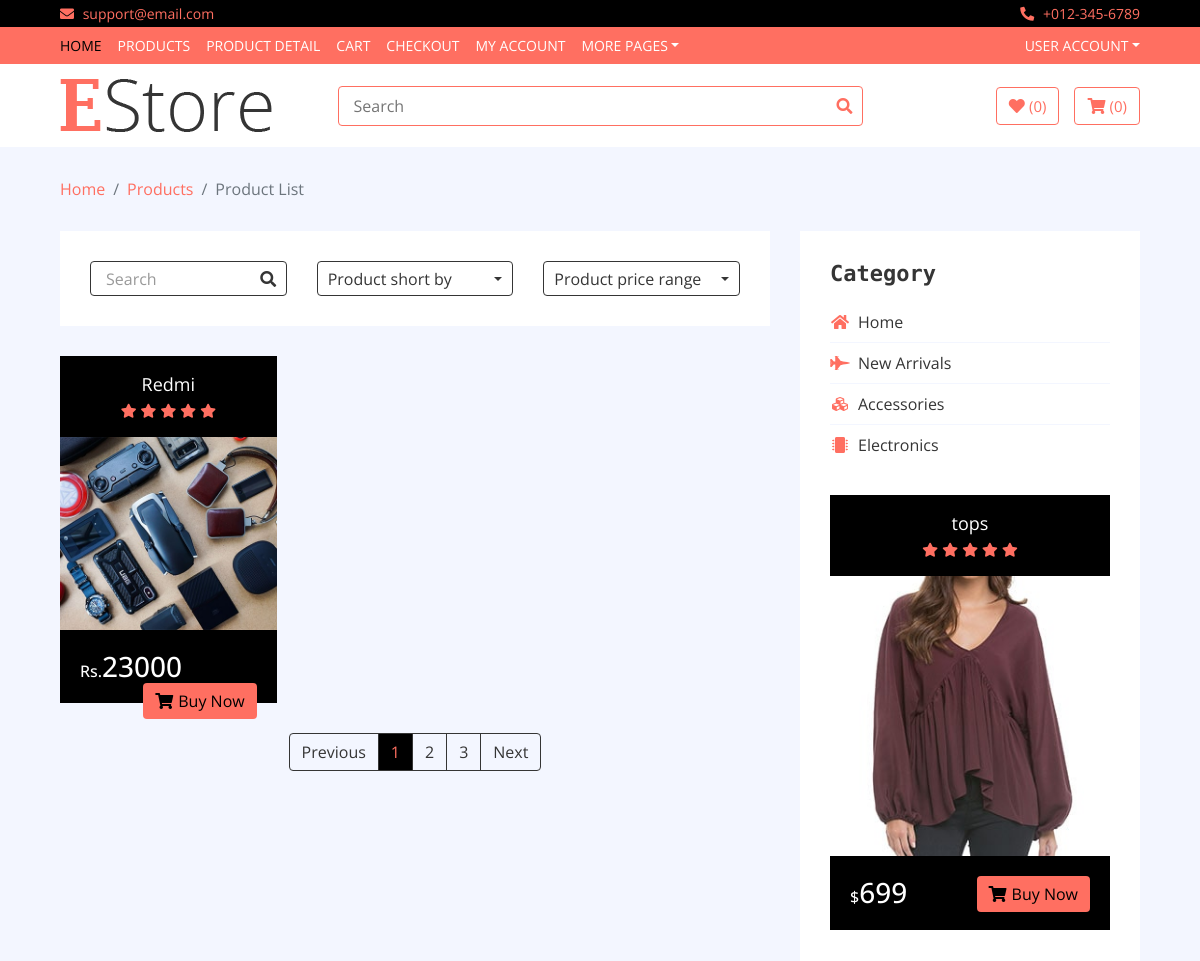
The app's page /category/electronics (upper part), older data.
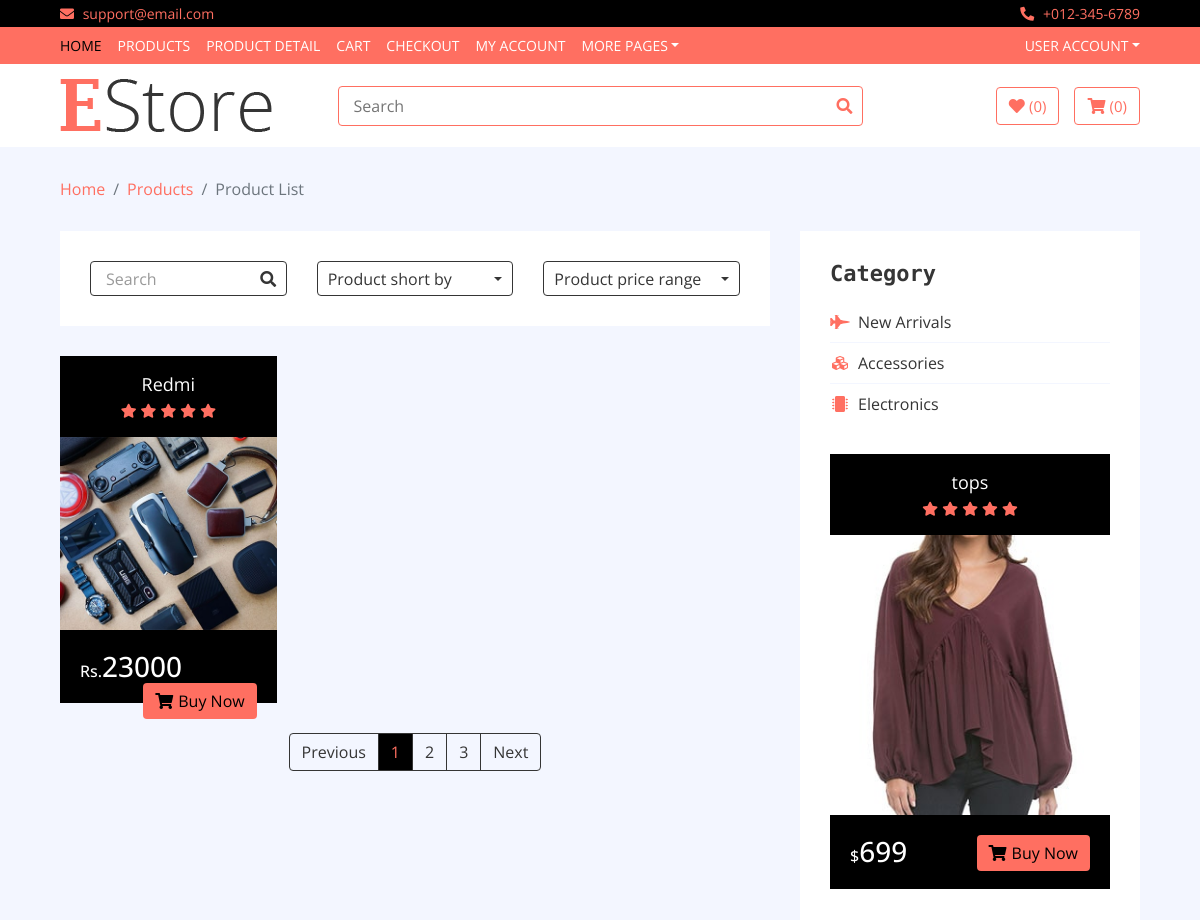
The same page, newer data.
### home/models.py (models this page shows, shortened)
class Item(models.Model):
    name = models.CharField(max_length=100)
    price = models.IntegerField()
    discounted_price = models.IntegerField(default=0)
    image = models.ImageField(upload_to="media")
    category = models.ForeignKey(Category, on_delete=models.CASCADE)
    brand = models.ForeignKey(Brand, on_delete=models.CASCADE)
    label = models.CharField(choices=LABEL, max_length=100)
    description = models.TextField(blank=True)
    specificatoin = models.TextField(blank=True)
    status = models.CharField(choices=STATUS, max_length=100)
    slug = models.CharField(max_length=200)
    class Meta:
        verbose_name_plural = "Item"

class Category(models.Model):
    name = models.CharField(max_length=100, unique=True)
    logo = models.CharField(max_length=200)
    slug = models.CharField(max_length=100)
    status = models.CharField(choices=STATUS, max_length=100)
    class Meta:
        verbose_name_plural = "Category"

### home/views.py (the view)
# urls.py: path("category/<slug>", CategoryItemView.as_view(), name="category"),
class CategoryItemView(BaseView):
    def get(self, request, slug):
        category_id = Category.objects.get(slug=slug).id
        self.views["cat_items"] = Item.objects.filter(category = category_id)
        return render(request, "category.html", self.views)

### home/templates/category.html (shortened to what the changed rows need)
{% extends 'base.html' %}
{% load static %}
{% block content %}
<div class="product-view">
    <div class="container-fluid">
        <div class="row">
            <div class="col-lg-8">
                <div class="row">
                    {% for item in cat_items %}
                    <div class="col-md-4">
                        <div class="product-item">
                            <div class="product-title">
                                <a href="#">{{item.name}}</a>
                                <div class="ratting">
                                    <i class="fa fa-star"></i>
                                    <i class="fa fa-star"></i>
                                    <i class="fa fa-star"></i>
                                    <i class="fa fa-star"></i>
                                    <i class="fa fa-star"></i>
                                </div>
                            </div>
                            <div class="product-image">
                                <a href="product-detail.html">
                                    <img src="{{item.image.url}}"
                                        alt="Product Image">
                                </a>
                            </div>
                            <div class="product-price">
                                {% if item.discounted_price > 0 %}
                                <h3><span>Rs.</span>{{item.discounted_price}}</h3>
                                {% else %}
                                <h3><span>Rs.</span>{{item.price}}</h3>
                                {% endif %}
                                <a class="btn" href><i
                                        class="fa fa-shopping-cart"></i>Buy
                                    Now</a>
                            </div>
                        </div>
                    </div>
                    {% endfor %}
                </div>
            </div>
            <div class="col-lg-4 sidebar">
                <div class="sidebar-widget category">
                    <h2 class="title">Category</h2>
                    <nav class="navbar bg-light">
                        <ul class="navbar-nav">
                            {% for cat in category %}
                            <li class="nav-item">
                                <a class="nav-link"
                                    href="/category/{{cat.slug}}"><i
                                        class="fa {{cat.logo}}"></i>{{ cat.name }}</a>
                            </li>
                            {% endfor %}
                        </ul>
                    </nav>
                </div>
                <div class="sidebar-widget widget-slider">
                    <div class="sidebar-slider normal-slider">
                        {% for n in hots %}
                        <div class="product-item">
                            <div class="product-title">
                                <a href="#">{{n.name}}</a>
                                <div class="ratting">
                                    <i class="fa fa-star"></i>
                                    <i class="fa fa-star"></i>
                                    <i class="fa fa-star"></i>
                                    <i class="fa fa-star"></i>
                                    <i class="fa fa-star"></i>
                                </div>
                            </div>
                            <div class="product-image">
                                <a href="product-detail.html">
                                    <img src="{{n.image.url}}"
                                        alt="Product Image">
                                </a>
                            </div>
                            <div class="product-price">
                                {% if n.discounted_price > 0 %}
                                <h3><span>$</span>{{ n.discounted_price}}</h3>
                                {% else %}
                                <h3><span>$</span>{{ n.price}}</h3>
                                {% endif %}
                                <a class="btn" href><i
                                        class="fa fa-shopping-cart"></i>Buy
                                    Now</a>
                            </div>
                        </div>
                        {% endfor %}
                    </div>
                </div>
            </div>
        </div>
    </div>
</div>
{% endblock %}

Row changes from the older to the newer data that the page shows:
no longer on this page (row edited): Category: name "Home"
